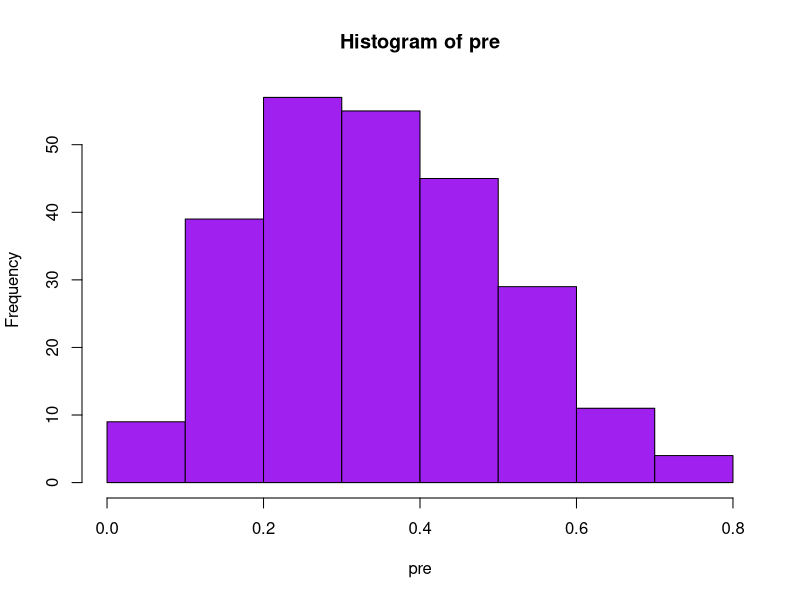
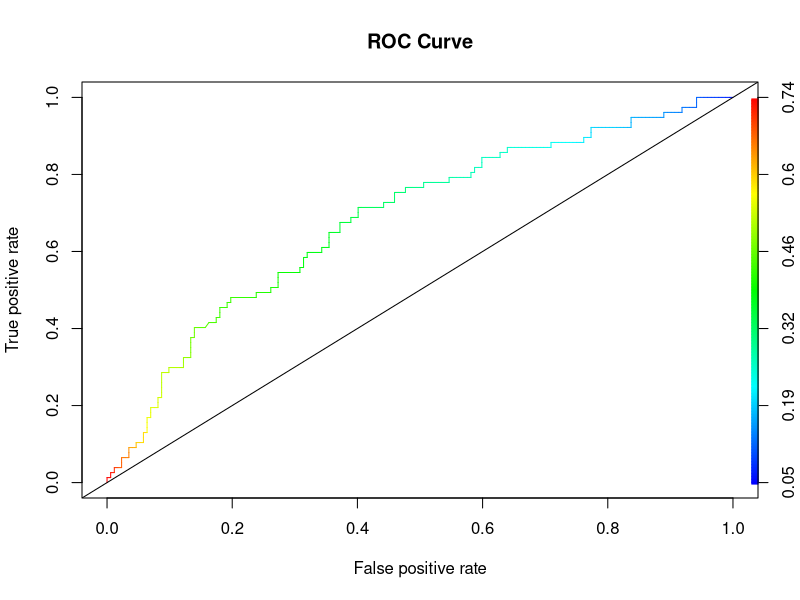

R code for these plots, in order:
# data loading

data = read.csv('admission2.csv',header = TRUE)
head(data)
str(data)

data$admit = as.factor(data$admit)
data$rank = as.factor(data$rank)

# dividing data into 2 parts for train and test

set.seed(1234)
ind = sample(2,nrow(data),replace = TRUE,prob = c(0.4,0.6))
train = data[ind==1,]
test = data[ind==2,]

# model

model = glm(admit~gre+gpa+rank,data = train,family = 'binomial')
summary(model)

# predict with test data

pre = predict(model,test,type='response')
out = rep('0',249)
out[pre>0.3] = '1'
head(out,20)

# see the data distribution for setting cut off point

hist(pre,xlab='pre',col='purple')

#confusion matrix

table(out,test$admit)

# ROC Curves

library(ROCR)
pre = prediction(pre,test$admit)
roc = performance(pre,'tpr','fpr')
plot(roc,colorize=TRUE,main='ROC Curve')
abline(a=0,b=1)

#----------------------------------------------------------------------------

real = data.frame(gre=500,gpa=4.21,rank=as.factor(1))
pre = predict(model,real,type='response')
